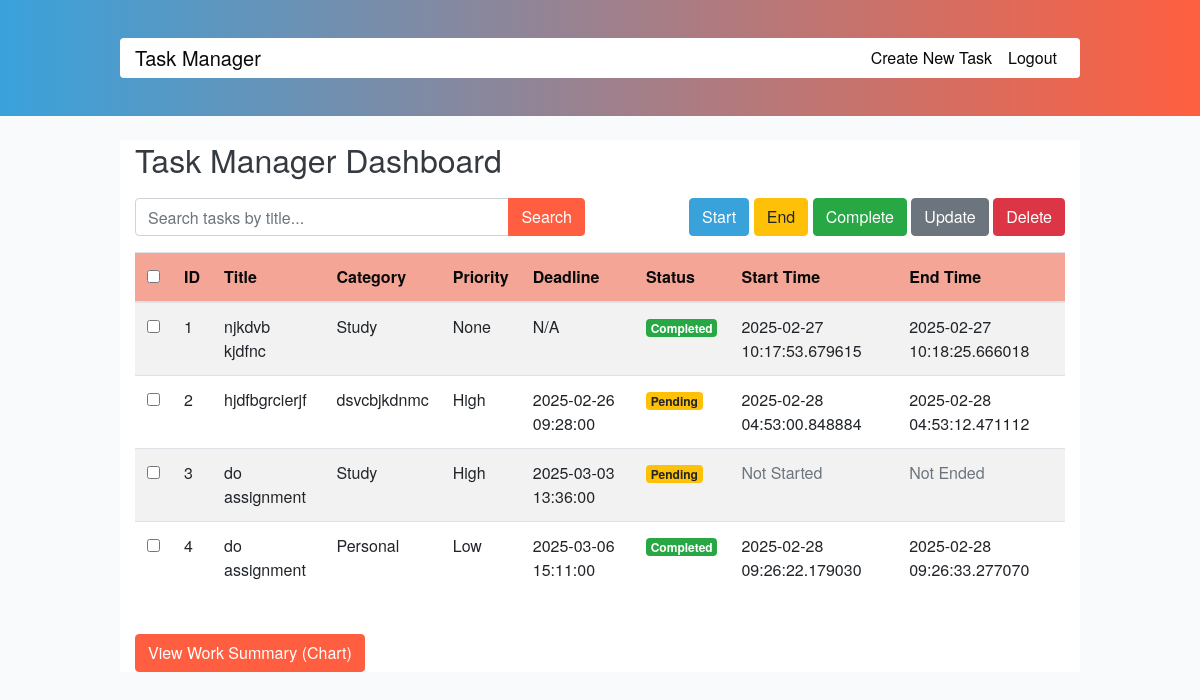
Screenshot of / (signed in) with the database file from the repository.
### app.py (models this page shows)
class Task(db.Model):
    id = db.Column(db.Integer, primary_key=True)
    user_id = db.Column(db.Integer, db.ForeignKey('user.id'), nullable=False)
    title = db.Column(db.String(200), nullable=False)
    description = db.Column(db.String(500), nullable=True)
    category = db.Column(db.String(50), nullable=False)  # e.g., Work, Personal, Study, Urgent
    priority = db.Column(db.String(20), default='Medium')
    deadline = db.Column(db.DateTime, nullable=True)
    start_time = db.Column(db.DateTime, nullable=True)
    end_time = db.Column(db.DateTime, nullable=True)
    completed = db.Column(db.Boolean, default=False)
    progress = db.Column(db.Integer, default=0)
    created_at = db.Column(db.DateTime, default=datetime.utcnow)

### app.py (the view)
@app.route('/')
def home():
    if 'user_id' not in session:
        return redirect(url_for('login'))
    search_query = request.args.get('search', '').strip()
    if search_query:
        tasks = Task.query.filter(
            Task.user_id == session['user_id'],
            Task.title.ilike(f"%{search_query}%")
        ).all()
    else:
        tasks = Task.query.filter_by(user_id=session['user_id']).all()
    return render_template('index.html', tasks=tasks, search_query=search_query)

### templates/index.html (shortened to what this page needs)
<!DOCTYPE html>
<html lang="en">
<head>
    <link rel="stylesheet" href="https://stackpath.bootstrapcdn.com/bootstrap/4.5.2/css/bootstrap.min.css">
    <link rel="stylesheet" href="{{ url_for('static', filename='style.css') }}">
</head>
<body>
    <nav class="navbar navbar-expand-lg">
        <div class="container">
            <a class="navbar-brand" href="{{ url_for('home') }}">Task Manager</a>
            <div class="collapse navbar-collapse" id="navbarSupportedContent">
                <ul class="navbar-nav ml-auto">
                    <li class="nav-item">
                        <a class="nav-link" href="{{ url_for('create_task') }}">Create New Task</a>
                    </li>
                    <li class="nav-item">
                        <a class="nav-link" href="{{ url_for('logout') }}">Logout</a>
                    </li>
                </ul>
            </div>
        </div>
    </nav>
    <div class="container mt-4">
        <h2>Task Manager Dashboard</h2>
        <div class="row mb-3">
            <div class="col-md-6">
                <form method="GET" action="{{ url_for('home') }}">
                    <div class="input-group">
                        <input type="text" name="search" value="{{ search_query|default('') }}" class="form-control"
                            placeholder="Search tasks by title...">
                        <div class="input-group-append">
                            <button class="btn btn-primary" type="submit">Search</button>
                        </div>
                    </div>
                </form>
            </div>
            <div class="col-md-6 text-right">
                <button class="btn btn-info" id="startTaskBtn">Start</button>
                <button class="btn btn-warning" id="endTaskBtn">End</button>
                <button class="btn btn-success" id="completeTaskBtn">Complete</button>
                <button class="btn btn-secondary" id="updateTaskBtn">Update</button>
                <button class="btn btn-danger" id="deleteTaskBtn">Delete</button>
            </div>
        </div>
        <div class="table-responsive">
            <table class="table table-striped table-hover align-middle">
                <thead>
                    <tr>
                        <th><input type="checkbox" id="selectAll"></th>
                        <th>ID</th>
                        <th>Title</th>
                        <th>Category</th>
                        <th>Priority</th>
                        <th>Deadline</th>
                        <th>Status</th>
                        <th>Start Time</th>
                        <th>End Time</th>
                    </tr>
                </thead>
                <tbody>
                    {% for task in tasks %}
                    <tr>
                        <td><input type="checkbox" class="task-checkbox" value="{{ task.id }}"></td>
                        <td>{{ task.id }}</td>
                        <td>{{ task.title }}</td>
                        <td>{{ task.category }}</td>
                        <td>{{ task.priority }}</td>
                        <td>{{ task.deadline if task.deadline else 'N/A' }}</td>
                        <td>
                            {% if task.completed %}
                            <span class="badge badge-success">Completed</span>
                            {% else %}
                            <span class="badge badge-warning">Pending</span>
                            {% endif %}
                        </td>
                        <td>
                            {% if task.start_time %}
                            {{ task.start_time }}
                            {% else %}
                            <span class="text-muted">Not Started</span>
                            {% endif %}
                        </td>
                        <td>
                            {% if task.end_time %}
                            {{ task.end_time }}
                            {% else %}
                            <span class="text-muted">Not Ended</span>
                            {% endif %}
                        </td>
                    </tr>
                    {% endfor %}
                </tbody>
            </table>
        </div>
        <div class="mt-4">
            <a href="{{ url_for('chart_page') }}" class="btn btn-primary">
                View Work Summary (Chart)
            </a>
        </div>
    </div>
</body>
</html>

### static/style.css (style rules this page uses)
body { background-color: #F9FAFB; font-family: 'Helvetica Neue', Helvetica, Arial, sans-serif; color: #333; margin: 0; padding: 0; }
.navbar { background: linear-gradient(to right, #39A2DB, #FF5F40) !important; }
.navbar-brand, .navbar-nav .nav-link { color: #090909 !important; font-weight: 500; }
.container { max-width: 960px; margin: 30px auto; background-color: #fff; border-radius: 4px; }
h2, h3 { margin-top: 20px; margin-bottom: 20px; color: #343a40; }
.table thead tr { background-color: #f4a596; color: #0a0a0a; }
.table-striped tbody tr:nth-of-type(odd) { background-color: #f2f2f2; }
.form-control { border-radius: 4px; }
.btn-primary { background-color: #FF5F40; border-color: #FF5F40; }
.btn-info { background-color: #39A2DB; border-color: #39A2DB; }
.btn-warning { background-color: #FFC107; border-color: #FFC107; color: #212529; }
.btn-success { background-color: #28A745; border-color: #28A745; }
.btn-danger { background-color: #DC3545; border-color: #DC3545; }
.btn-secondary { background-color: #6C757D; border-color: #6C757D; }

### rows the page displays
Task: id "1", title "njkdvb kjdfnc", category "Study", priority "None", deadline "N/A", completed "Completed", start_time "2025-02-27 10:17:53.679615", end_time "2025-02-27 10:18:25.666018"
Task: id "2", title "hjdfbgrcierjf", category "dsvcbjkdnmc", priority "High", deadline "2025-02-26 09:28:00", completed "Pending", start_time "2025-02-28 04:53:00.848884", end_time "2025-02-28 04:53:12.471112"
Task: id "3", title "do assignment", category "Study", priority "High", deadline "2025-03-03 13:36:00", completed "Pending", shows "Not Started", shows "Not Ended"
Task: id "4", title "do assignment", category "Personal", priority "Low", deadline "2025-03-06 15:11:00", completed "Completed", start_time "2025-02-28 09:26:22.179030", end_time "2025-02-28 09:26:33.277070"
